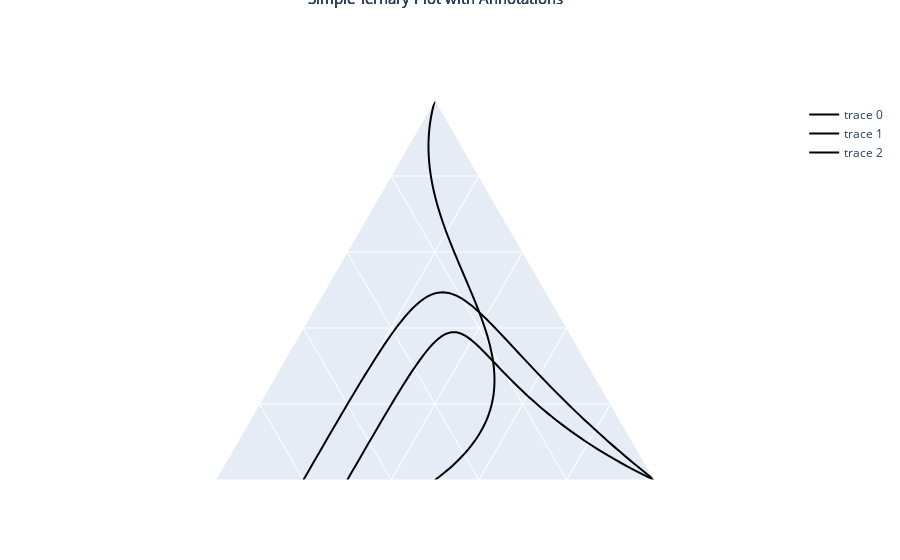

The notebook cell this image was saved under:
### Code cell
import plotly.graph_objects as go
from scipy.special import comb
import numpy as np
from plotly.graph_objects import Layout

# Set layout with background color you want (rgba values)
# This one is for white background
layout = Layout(plot_bgcolor='rgba(255,255,255,1)')



# Function to generate control points for a Bezier curve
def generate_control_points(i):
    # Predefined control points
    control_points_set = [
        [[0, 0], [30, 40], [70, 0], [0, 70]],  # Control points for the first curve
        [[100, 0], [60, 30], [30, 0], [0, 50]],  # Control points for the second curve
        [[0, 0], [50, 30], [80, 0], [0, 80]]  # Control points for the third curve
    ]

    return control_points_set[i]

# Function to create a Bezier curve
def bezier_curve(points, n=100):
    N = len(points)
    t = np.linspace(0, 1, num=n)

    curve = np.zeros((n, 2))
    for i in range(N):
        curve += np.outer(comb(N - 1, i) * (1 - t) ** (N - 1 - i) * t ** i, points[i])

    return curve

# Define labels
labels = ["II(L.C.*D)", "IIL.C.", "II(W*D\")", "I(O\")", "I(D(=O))", "I(D)", "III(W*D*O)", "-II(O*D)"]

# Initialize the ternary plot
fig = go.Figure()

# Draw curved phase lines
num_curves = 3
for i in range(num_curves):

    # Generate control points for the Bezier curve
    control_points = generate_control_points(i)

    # Generate the Bezier curve
    curve = bezier_curve(control_points)

    # Convert the curve points to ternary coordinates
    points = [(x, y, 100 - x - y) for x, y in curve if 100 - x - y >= 0]

    # Plot the solid line
    fig.add_trace(go.Scatterternary({
        'mode': 'lines',
        'a': [p[0] for p in points],
        'b': [p[1] for p in points],
        'c': [p[2] for p in points],
        'line': {'color': 'black', 'width': 2},
    }))

    # Randomly select a label
    label = np.random.choice(labels)

    # Add the label with a line pointing to the midpoint of the solid line
    midpoint = points[len(points)//2]
    fig.add_annotation(
        x=midpoint[0], 
        y=midpoint[1], 
        text=label, 
        showarrow=True, 
        arrowhead=1,
        ax=0, 
        ay=-20
    )

# Manually add the top label
fig.add_annotation(
    x=50,
    y=100, 
    text="C12H25(OCH2CH2)5OH", 
    showarrow=False
)

# Update the layout
fig.update_layout({
    'ternary': {
        'sum': 100,
        'aaxis': {'title': 'H2O', 'tickformat': '.0f', 'showticklabels': False, 'color':'white'},
        'baxis': {'title': 'C12H25(OCH2CH2)5OH', 'tickformat': '.0f', 'showticklabels': False, 'color':'white'},
        'caxis': {'title': 'C14H29COONa', 'tickformat': '.0f', 'showticklabels': False, 'color':'white'}
    },
    'annotations': [{
        'showarrow': False,
        'text': 'Simple Ternary Plot with Annotations',
        'x': 0.5,
        'y': 1.3,
        'font': { 'size': 15 }
    }]
})

# Show the figure
fig.show()
